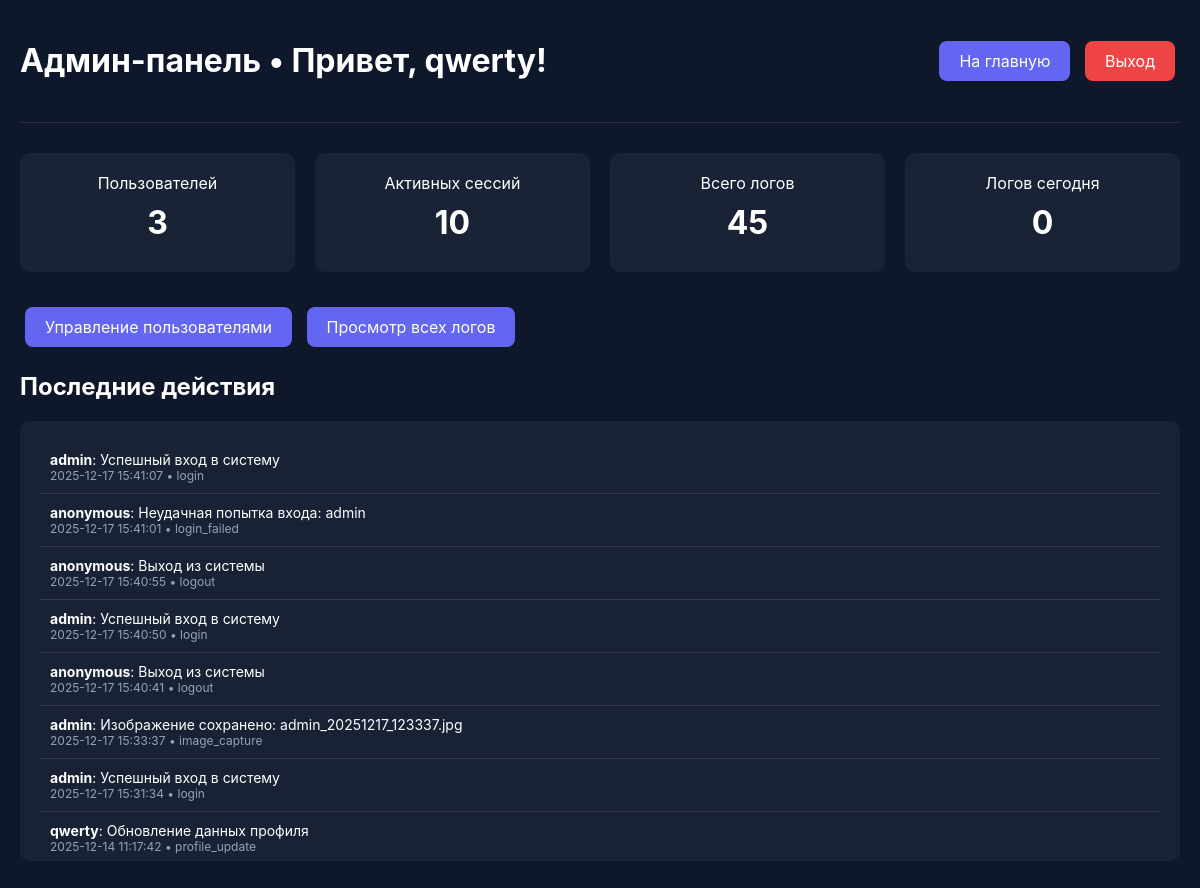
The page /admin/dashboard (signed in) on the database its author committed.
### tables this page shows
CREATE TABLE activity_logs (
            id INTEGER PRIMARY KEY AUTOINCREMENT,
            user_id INTEGER,
            username TEXT,
            action_type TEXT,
            details TEXT,
            ip_address TEXT,
            user_agent TEXT,
            timestamp TIMESTAMP DEFAULT CURRENT_TIMESTAMP,
            FOREIGN KEY (user_id) REFERENCES users (id)
        );

### server_https.py (the view)
@app.route('/admin/dashboard')
@admin_required
def admin_dashboard():
    db = get_db()
    stats = db.execute('''
        SELECT
            (SELECT COUNT(*) FROM users) as total_users,
            (SELECT COUNT(*) FROM sessions WHERE is_active = 1) as active_sessions,
            (SELECT COUNT(*) FROM activity_logs) as total_logs,
            (SELECT COUNT(*) FROM activity_logs WHERE DATE(timestamp) = DATE('now')) as today_logs
    ''').fetchone()
    recent_logs = db.execute('''
        SELECT username, action_type, details, timestamp
        FROM activity_logs
        ORDER BY timestamp DESC
        LIMIT 20
    ''').fetchall()
    return render_template('admin_dashboard.html',
                         stats=dict(stats),
                         recent_logs=recent_logs,
                         username=session['username'])

### server_https.py (called while the page is built)
def get_db():
    if 'db' not in g:
        g.db = sqlite3.connect(DB_FILE)
        g.db.row_factory = sqlite3.Row
    return g.db

def admin_required(f):
    @wraps(f)
    def decorated(*args, **kwargs):
        if 'user_id' not in session:
            return redirect(url_for('login'))
        if session.get('role') != 'admin':
            log_activity(session['user_id'], 'access_denied', 'Попытка доступа к админ-панели')
            return jsonify({'error': 'Требуются права администратора'}), 403
        return f(*args, **kwargs)
    return decorated

### templates/admin_dashboard.html (shortened to what this page needs)
<!DOCTYPE html>
<html lang="ru">
<head>
</head>
<body>
    <div class="header">
        <h1>Админ-панель • Привет, {{ username }}!</h1>
        <div>
            <a href="/dashboard" class="btn">На главную</a>
            <a href="/logout" class="btn" style="background: var(--danger);">Выход</a>
        </div>
    </div>
    <div class="stats">
        <div class="stat-card">
            <div>Пользователей</div>
            <div class="stat-value">{{ stats.total_users }}</div>
        </div>
        <div class="stat-card">
            <div>Активных сессий</div>
            <div class="stat-value">{{ stats.active_sessions }}</div>
        </div>
        <div class="stat-card">
            <div>Всего логов</div>
            <div class="stat-value">{{ stats.total_logs }}</div>
        </div>
        <div class="stat-card">
            <div>Логов сегодня</div>
            <div class="stat-value">{{ stats.today_logs }}</div>
        </div>
    </div>
    <div style="margin-bottom: 20px;">
        <a href="/admin/users" class="btn">Управление пользователями</a>
        <a href="/admin/logs" class="btn">Просмотр всех логов</a>
    </div>
    <h2>Последние действия</h2>
    <div class="logs">
        {% if recent_logs %}
            {% for log in recent_logs %}
            <div class="log-entry">
                <strong>{{ log.username }}</strong>: {{ log.details }}
                <div style="color: #94a3b8; font-size: 12px;">
                    {{ log.timestamp }} • {{ log.action_type }}
                </div>
            </div>
            {% endfor %}
        {% else %}
            <p style="text-align: center; color: #94a3b8;">Логов нет</p>
        {% endif %}
    </div>
</body>
</html>

### templates/admin_dashboard.html (style rules this page uses)
:root { --primary: #6366f1; --danger: #ef4444; --dark: #0f172a; }
body { background: var(--dark); color: #fff; font-family: 'Inter', sans-serif; margin: 0; padding: 20px; }
.header { display: flex; justify-content: space-between; align-items: center; margin-bottom: 30px; padding-bottom: 20px; border-bottom: 1px solid rgba(255, 255, 255, 0.1); }
.stats { display: grid; grid-template-columns: repeat(auto-fit, minmax(200px, 1fr)); gap: 20px; margin-bottom: 30px; }
.stat-card { background: rgba(30, 41, 59, 0.7); padding: 20px; border-radius: 10px; text-align: center; }
.stat-value { font-size: 32px; font-weight: bold; margin: 10px 0; }
.btn { padding: 10px 20px; background: var(--primary); color: white; border: none; border-radius: 8px; cursor: pointer; text-decoration: none; display: inline-block; margin: 5px; }
.logs { background: rgba(30, 41, 59, 0.7); padding: 20px; border-radius: 10px; max-height: 400px; overflow-y: auto; }
.log-entry { padding: 10px; border-bottom: 1px solid rgba(255, 255, 255, 0.1); font-size: 14px; }

### rows shown on the page
activity_logs: username "qwerty", details "Обновление данных профиля", timestamp "2025-12-14 11:17:42", action_type "profile_update"
activity_logs: username "admin", details "Успешный вход в систему", timestamp "2025-12-17 15:41:07", action_type "login"
activity_logs: username "anonymous", details "Неудачная попытка входа: admin", timestamp "2025-12-17 15:41:01", action_type "login_failed"
activity_logs: username "anonymous", details "Выход из системы", timestamp "2025-12-17 15:40:55", action_type "logout"
activity_logs: username "admin", details "Успешный вход в систему", timestamp "2025-12-17 15:40:50", action_type "login"
activity_logs: username "anonymous", details "Выход из системы", timestamp "2025-12-17 15:40:41", action_type "logout"
activity_logs: username "admin", details "Изображение сохранено: admin_20251217_123337.jpg", timestamp "2025-12-17 15:33:37", action_type "image_capture"
activity_logs: username "admin", details "Успешный вход в систему", timestamp "2025-12-17 15:31:34", action_type "login"

### other values the page prints
{{ stats.total_users }} "3"
{{ stats.active_sessions }} "10"
{{ stats.total_logs }} "45"
{{ stats.today_logs }} "0"
